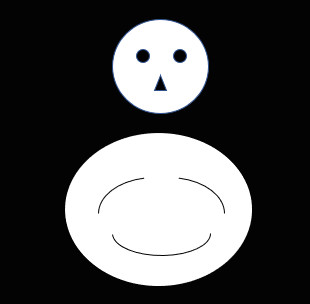
#> input picture HW_2/img/snowman.jpg, 310 x 304 px
$ python Ch12_Q1.py
#> lines starting #> are read from the running program, lines starting #| are printed output that depends on the picture; after the words box and inside, x2 and y2 are one past the last pixel; in counts of white or black regions, pixels touching at a corner belong together
import cv2
import numpy as np

# --- 從檔案載入影像 ---
file_path = 'img/snowman.jpg'
image = cv2.imread(file_path)
#> image is the input picture: shape (304, 310, 3); mean B, G, R 80.4, 80.1, 80
# --- 影像前處理 ---
# 將影像轉換為灰度圖
gray_image = cv2.cvtColor(image, cv2.COLOR_BGR2GRAY)

# --- 邊緣偵測 ---
# 使用 Canny 演算法偵測邊緣
edges = cv2.Canny(gray_image, threshold1=100, threshold2=200)
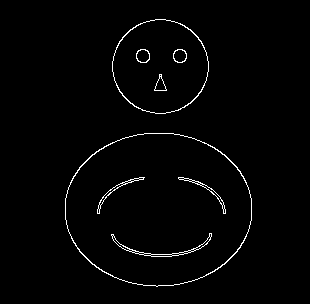
#> edges: shape (304, 310); 1.7% white in thin lines or dots, all inside (x1, y1, x2, y2) = (65, 19, 252, 287)


# 顯示原始影像
cv2.imshow('Original Image', image)

# 顯示邊緣偵測結果
cv2.imshow('Detected Edges (Canny)', edges)

cv2.imwrite('Result image/Ch12_Q1_edges.jpg', edges)
cv2.waitKey(0)
cv2.destroyAllWindows()

$ run again, with HW_2/img/cloud.jpg copied over HW_2/img/snowman.jpg
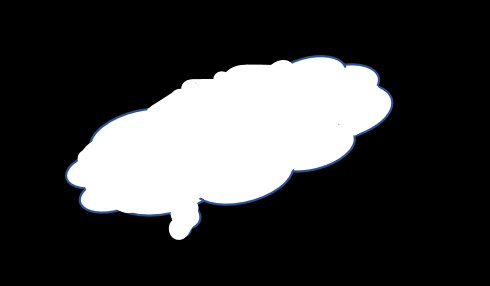
#> input picture HW_2/img/cloud.jpg, 490 x 286 px
#> image is the input picture: shape (286, 490, 3); mean B, G, R 61.5, 60.9, 60.6
#> `edges = cv2.Canny(gray_image, threshold1=100, threshold2=200)`:
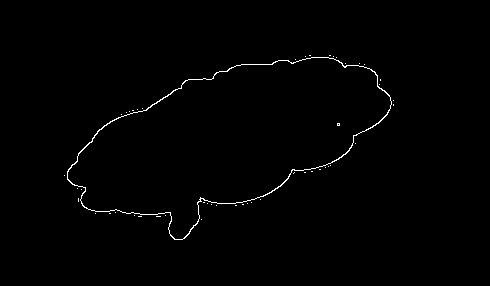
#> edges: shape (286, 490); 0.76% white in thin lines or dots, all inside (x1, y1, x2, y2) = (64, 55, 394, 240)
